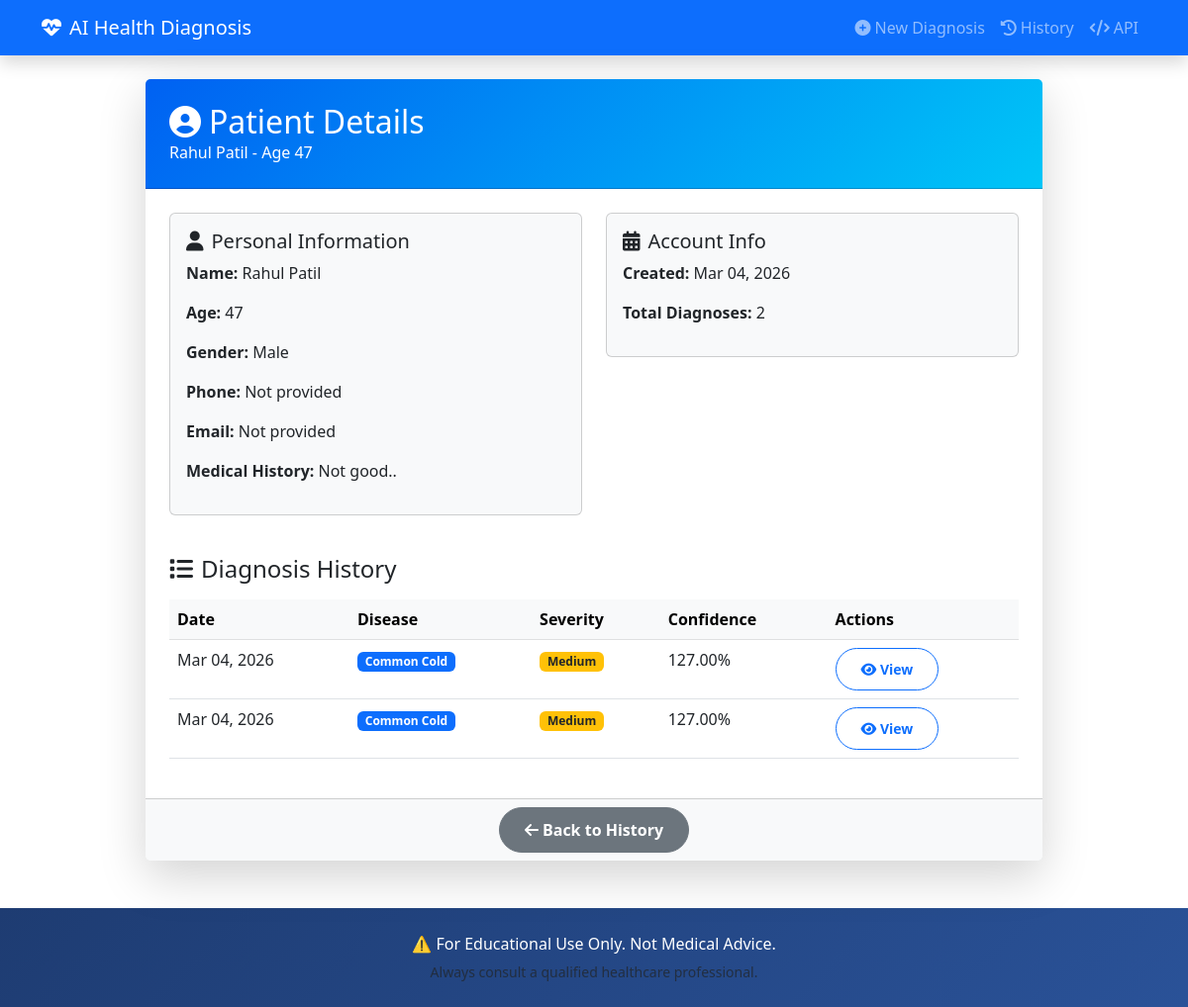
The app's page /patient/1/ with its own data.
### diagnosis_app/models.py (models this page shows, shortened)
class Patient(models.Model):
    name = models.CharField(max_length=100)
    age = models.IntegerField()
    gender = models.CharField(max_length=10, choices=[
        ('Male', 'Male'),
        ('Female', 'Female'),
        ('Other', 'Other')
    ])
    phone = models.CharField(max_length=15, blank=True)
    email = models.EmailField(blank=True)
    medical_history = models.TextField(blank=True)
    created_at = models.DateTimeField(auto_now_add=True)
    class Meta:
        ordering = ['-created_at']

class DiagnosisRecord(models.Model):
    patient = models.ForeignKey(
        Patient,
        on_delete=models.CASCADE,
        related_name='diagnoses'
    )
    symptoms = models.TextField()
    test_results = models.TextField(blank=True)
    predicted_diseases = models.JSONField()
    primary_disease = models.CharField(max_length=100)
    severity = models.CharField(max_length=20)
    urgency = models.CharField(max_length=20)
    recommended_cure = models.TextField()
    confidence_score = models.DecimalField(max_digits=5, decimal_places=2)
    ai_version = models.CharField(max_length=20, default="v2.0")
    created_at = models.DateTimeField(auto_now_add=True)
    updated_at = models.DateTimeField(auto_now=True)
    class Meta:
        ordering = ['-created_at']

### diagnosis_app/views.py (the view)
# urls.py: path('patient/<int:patient_id>/', views.patient_detail, name='patient_detail'),
def patient_detail(request, patient_id):
    patient = get_object_or_404(Patient, id=patient_id)
    diagnoses = patient.diagnoses.all()
    return render(request, 'diagnosis_app/patient_detail.html', {
        'patient': patient,
        'diagnoses': diagnoses
    })

### diagnosis_app/templates/diagnosis_app/patient_detail.html
{% extends 'diagnosis_app/base.html' %}
{% load static %}
{% block content %}
<div class="container mt-4">
    <div class="row justify-content-center">
        <div class="col-lg-10">
            <div class="card shadow-lg border-0">
                <div class="card-header bg-gradient-primary text-white p-4">
                    <h2 class="mb-0"><i class="fas fa-user-circle me-2"></i>Patient Details</h2>
                    <p class="mb-0">{{ patient.name }} - Age {{ patient.age }}</p>
                </div>
                <div class="card-body p-4">
                    <div class="row">
                        <div class="col-md-6 mb-3">
                            <div class="card bg-light">
                                <div class="card-body">
                                    <h5 class="card-title"><i class="fas fa-user me-2"></i>Personal Information</h5>
                                    <p><strong>Name:</strong> {{ patient.name }}</p>
                                    <p><strong>Age:</strong> {{ patient.age }}</p>
                                    <p><strong>Gender:</strong> {{ patient.gender }}</p>
                                    <p><strong>Phone:</strong> {{ patient.phone|default:"Not provided" }}</p>
                                    <p><strong>Email:</strong> {{ patient.email|default:"Not provided" }}</p>
                                    <p><strong>Medical History:</strong> {{ patient.medical_history|default:"None" }}</p>
                                </div>
                            </div>
                        </div>
                        <div class="col-md-6 mb-3">
                            <div class="card bg-light">
                                <div class="card-body">
                                    <h5 class="card-title"><i class="fas fa-calendar-alt me-2"></i>Account Info</h5>
                                    <p><strong>Created:</strong> {{ patient.created_at|date:"M d, Y" }}</p>
                                    <p><strong>Total Diagnoses:</strong> {{ diagnoses|length }}</p>
                                </div>
                            </div>
                        </div>
                    </div>
                    <div class="mt-4">
                        <h4 class="mb-3"><i class="fas fa-list me-2"></i>Diagnosis History</h4>
                        <div class="table-responsive">
                            <table class="table table-hover">
                                <thead class="table-light">
                                    <tr>
                                        <th>Date</th>
                                        <th>Disease</th>
                                        <th>Severity</th>
                                        <th>Confidence</th>
                                        <th>Actions</th>
                                    </tr>
                                </thead>
                                <tbody>
                                    {% for diagnosis in diagnoses %}
                                    <tr>
                                        <td>{{ diagnosis.created_at|date:"M d, Y" }}</td>
                                        <td><span class="badge bg-primary">{{ diagnosis.primary_disease }}</span></td>
                                        <td>
                                            {% if diagnosis.severity == 'Low' %}
                                                <span class="badge bg-success">{{ diagnosis.severity }}</span>
                                            {% elif diagnosis.severity == 'Medium' %}
                                                <span class="badge bg-warning text-dark">{{ diagnosis.severity }}</span>
                                            {% elif diagnosis.severity == 'High' %}
                                                <span class="badge bg-danger">{{ diagnosis.severity }}</span>
                                            {% else %}
                                                <span class="badge bg-secondary">{{ diagnosis.severity|default:"Unknown" }}</span>
                                            {% endif %}
                                        </td>
                                        <td>{{ diagnosis.confidence_score }}%</td>
                                        <td>
                                            <a href="{% url 'history' %}" class="btn btn-sm btn-outline-primary">
                                                <i class="fas fa-eye"></i> View
                                            </a>
                                        </td>
                                    </tr>
                                    {% empty %}
                                    <tr>
                                        <td colspan="5" class="text-center text-muted">No diagnosis records found.</td>
                                    </tr>
                                    {% endfor %}
                                </tbody>
                            </table>
                        </div>
                    </div>
                </div>
                <div class="card-footer bg-light text-center">
                    <a href="{% url 'history' %}" class="btn btn-secondary">
                        <i class="fas fa-arrow-left me-1"></i>Back to History
                    </a>
                </div>
            </div>
        </div>
    </div>
</div>
{% endblock %}

### diagnosis_app/static/css/style.css (style rules this page uses)
:root { --primary-color: #0061f2; --secondary-color: #00c6f7; --success-color: #28a745; --warning-color: #ffc107; --danger-color: #dc3545; --info-color: #17a2b8; }
.bg-gradient-primary { background: linear-gradient(135deg, var(--primary-color) 0%, var(--secondary-color) 100%); }
.card { transition: all 0.3s ease; }
.btn { border-radius: 50px; padding: 10px 25px; font-weight: 600; transition: all 0.3s ease; }

### records on screen
Patient: name "Rahul Patil", age "47", gender "Male", phone "Not provided", email "Not provided", medical_history "Not good..", created_at "Mar 04, 2026"
DiagnosisRecord: created_at "Mar 04, 2026", primary_disease "Common Cold", severity "Medium", confidence_score "127.00"
DiagnosisRecord: created_at "Mar 04, 2026", primary_disease "Common Cold", severity "Medium", confidence_score "127.00"

### other values on screen
{{ diagnoses|length }} "2"
